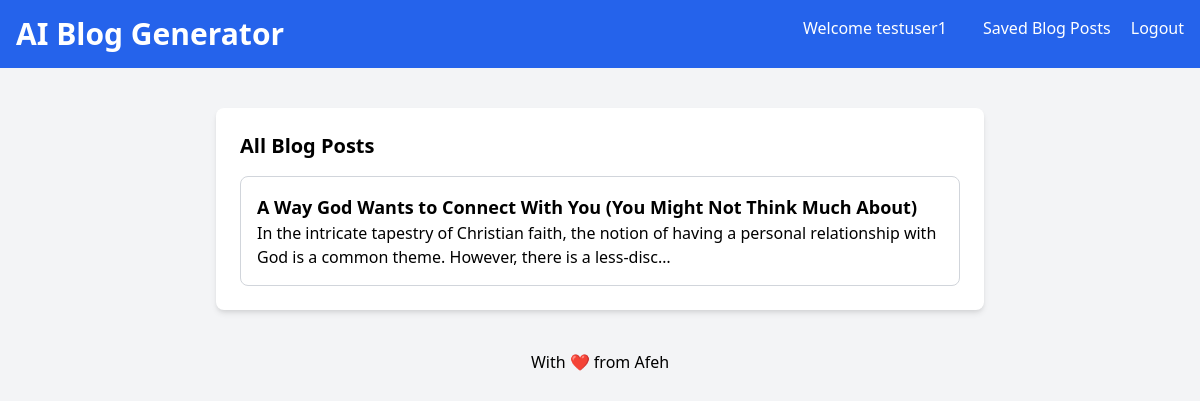
Screenshot of /blog-list (signed in) with the database file from the repository.
### blog_generator/models.py (models this page shows, shortened)
class BlogPost(models.Model):
	user = models.ForeignKey(User, on_delete=models.CASCADE)
	youtube_title = models.CharField(max_length=300)
	youtube_link = models.URLField()
	generated_content = models.TextField()
	created_at = models.DateTimeField(auto_now_add=True)

### blog_generator/views.py (the view)
# urls.py: path('blog-list', views.blog_list, name='blog-list'),
def blog_list(request):
	blog_articles = BlogPost.objects.filter(user=request.user)
	return render(request, "all-blogs.html", {'blog_articles': blog_articles})

### templates/all-blogs.html (shortened to what this page needs)
<!DOCTYPE html>
<html lang="en">
	<head>
		<link href="https://cdn.jsdelivr.net/npm/tailwindcss@2.2.19/dist/tailwind.min.css" rel="stylesheet"/>
	</head>
	<body class="bg-gray-100 font-sans antialised">
		<nav class="bg-blue-600 p-4 text-white flex justify-between">
			<a href="/">
				<div>
					<h1 class="text-3xl font-bold">AI Blog Generator</h1>
				</div>
			</a>
			<div>
				<a href="/" class="text-white hover:underline mx-4">Welcome {{ user.username }}</a>
				<a href="/blog-list" class="text-white hover:underline mx-4">Saved Blog Posts</a>
				<a href="logout" class="text-white hover:underline">Logout</a>
			</div>
		</nav>
		<div class="container mx-auto mt-10 px-4 sm:px-0">
			<div class="max-w-3xl mx-auto bg-white p-6 rounded-lg shadow-md">
				<section>
					<h2 class="text-xl mb-4 font-semibold">All Blog Posts</h2>
					<div class="space-y-4">
						{% for blogs in blog_articles  reversed %}
						<a href="blog-details/{{blogs.id}}">
							<div class="border border-gray-300 p-4 rounded-lg">
								<h3 class="text-lg font-semibold">{{ blogs.youtube_title }}</h3>
								<p>{{ blogs.generated_content|truncatechars:150}}</p>
							</div>
						</a>
						{% endfor %}
				</section>
			</div>
		</div>
		<footer class="text-center p-4 text-black mt-6">
			<a href="https://github.com/Afeh">With ❤️ from Afeh</a>
		</footer>
	</body>
</html>

### rows the page displays
BlogPost: youtube_title "A Way God Wants to Connect With You (You Might Not Think Much About)", generated_content "In the intricate tapestry of Christian faith, the notion of having a personal relationship with God is a common theme. However, there is a less-disc…"

### other values shown
{{ user.username }} "testuser1"
